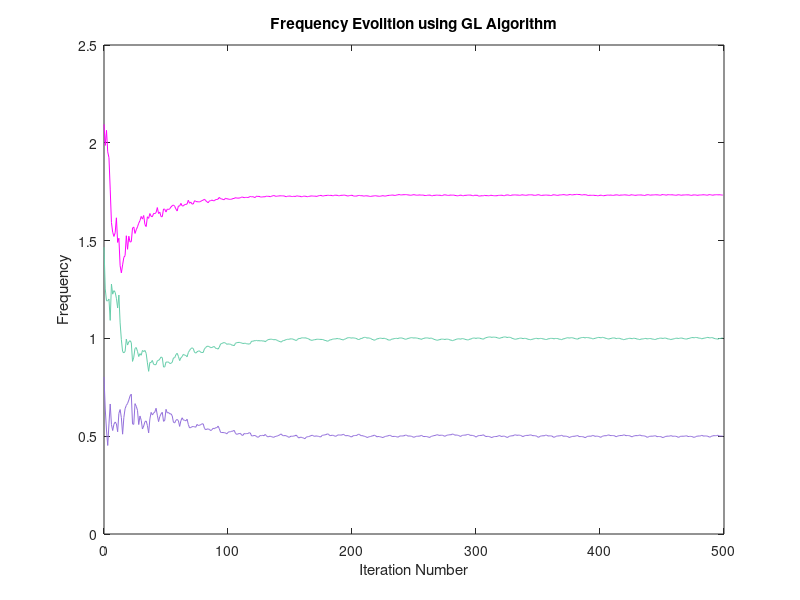

Here is the MATLAB script that generated this plot:
%% 

clc
clear
close all 

signalSize = 500;
numIter = 30;
mNoise = 0; sdNoise = 1;

y = zeros(signalSize,1);

teta1 = zeros(numIter, signalSize); teta2 = zeros(numIter, signalSize); teta3 = zeros(numIter, signalSize);

for iter=1:numIter
    e = normrnd(mNoise, sdNoise, signalSize, 1);
    for t=1:signalSize
        y(t,1) = 2 * sin(0.5*t) + 2 * sin(t) + 2 * sin(2 * t) + e(t);
    end
    n = 3;
    yLen = size(y,1);

    %Initialization:
    tetaHatInit = [2.6180; 1.5708; 0.5236];
    p = 0.1 * eye(n);
    alpha0 = 0.99; alphaInf = 0.995; alpha = 0.8;
    lambda0 = 0.9; lambdaInf = 1; lambda = 0.98;
    beta = 0.9999;

    z = zeros(2,n);
    wAlpha = zeros(2,n); wBeta = zeros(2,n);
    tetaHat = zeros(n, signalSize); 
    psi = zeros(n,1);

    %Main Loop:
    for t=1:signalSize

        %Step1:
        %Prediction error
        x = y(t);
        for i=1:n
            if t == 1
                x = [2*(alpha - beta)* cos(tetaHatInit(i,1)) beta^2-alpha^2] * z(:,i) + x;
            else
                x = [2*(alpha - beta)* cos(tetaHat(i,t-1)) beta^2-alpha^2] * z(:,i) + x;
            end
        end
        eHat = x;

        %Step2:
        %Computing derivative:
        for i=1:n
           eFiBeta = [beta 0] * wBeta(:, i);
           eFiAlpha = [alpha 0] * wAlpha(:, i);
           if t==1
               psi(i,1) = -2 * (eFiBeta - eFiAlpha) * sin(tetaHatInit(i,1));
           else
               psi(i,1) = -2 * (eFiBeta - eFiAlpha) * sin(tetaHat(i,t-1));
           end
        end
        %Step3:
        %Teta updating
        k = (p * psi) / (lambda + (psi.') * p * psi);
        p = (p - k * (psi.') * p) / lambda;
        if t==1
            tetaHat(:,t) = tetaHatInit(:,1) + k * eHat;
        else
            tetaHat(:,t) = tetaHat(:,t-1) + k * eHat;
        end

        %Step4:
        %Posteriori prediction error
        x = y(t);
        for i=1:n
            dummyX = x;
            x = [2*(alpha - beta)* cos(tetaHat(i,t)),beta^2-alpha^2] * z(:,i) + x;
            z(:,i) = [2*alpha*cos(tetaHat(i,t)),-alpha^2;1,0] * z(:,i) + [1;0] * dummyX;
        end
        eBar = x;
        for i=1:n
           wAlpha(:,i) = [2*alpha*cos(tetaHat(i,t)),-alpha^2;1,0] * wAlpha(:,i) + [1;0] * eBar;
           wBeta(:,i) = [2*alpha*cos(tetaHat(i,t)),-alpha^2;1,0] * wBeta(:,i) + [1;0] * eBar;
        end

        alpha = alphaInf - (alphaInf - alpha) * alpha0;
        lambda = lambdaInf - (lambdaInf - lambda) * lambda0;
    end
    
    for i=1:n
       if abs(tetaHat(i,signalSize)) < 0.8
            teta1(iter,:) = abs(tetaHat(i,:));
       elseif abs(tetaHat(i,signalSize)) < 1.6
           teta2(iter,:) = abs(tetaHat(i,:));
       else
           teta3(iter,:) = abs(tetaHat(i,:));
       end
    end    
end

expTeta1 = sum(teta1,1)/numIter;
expTeta2 = sum(teta2,1)/numIter;
expTeta3 = sum(teta3,1)/(numIter);


figure

nExpTeta1 = 0:size(expTeta1,2)-1;
plot(nExpTeta1, expTeta1, 'Color', [147/255, 112/255, 219/255]);

hold on 
nExpTeta2 = 0:size(expTeta2,2)-1;
plot(nExpTeta2, expTeta2, 'Color', [102/255, 205/255, 170/255]);

nExpTeta3 = 0:size(expTeta3,2)-1;
plot(nExpTeta3, expTeta3, 'Color', [255/255, 0/255, 255/255]);

title('Frequency Evolition using GL Algorithm');
xlabel('Iteration Number');
ylabel('Frequency');

hold off